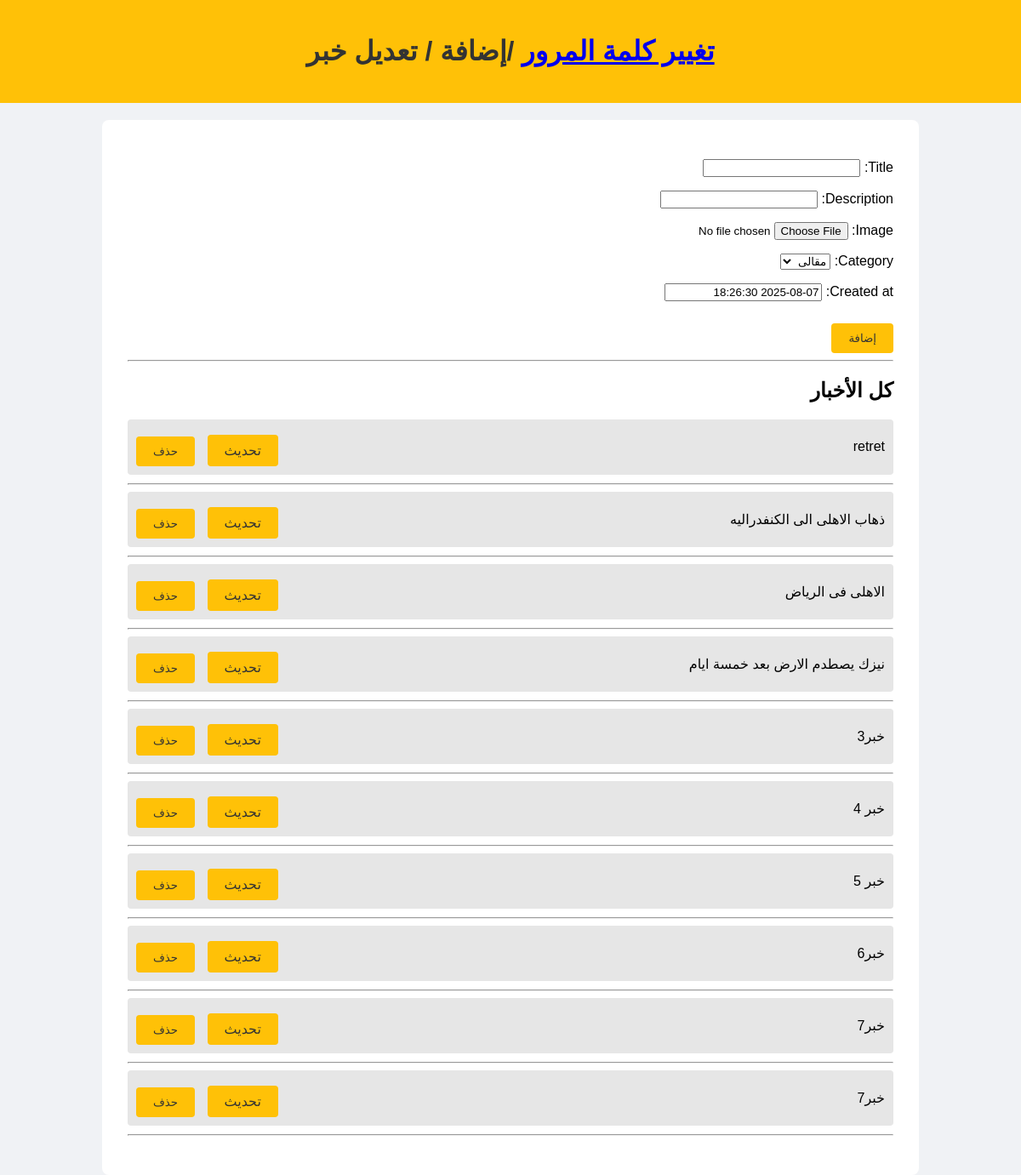
Screenshot of /crud/ (signed in) with the database file from the repository.
### cn/models.py (models this page shows, shortened)
class News(models.Model):
    class C(models.TextChoices):
        SPORTS = 'رياضى', 'رياضى'
        ARTICLE = 'مقالى', 'مقالى'
        other='اخر','اخر'
    title = models.CharField(max_length=2000, blank=True, null=True)
    description = RichTextField(blank=True, null=True)
    image = models.ImageField(upload_to='uploads/news/', blank=True, null=True)
    category = models.CharField(
        max_length=10,
        choices=C.choices,
        default=C.ARTICLE
    )
    created_at = models.DateTimeField(default=timezone.now)  # التاريخ والوقت الحالي تلقائيًا

### cn/views.py (the view)
# urls.py: path('crud/', views.crud, name='crud'),
@login_required(login_url='login')
def crud(request, pk=None):
    if pk:
        instance = get_object_or_404(News, pk=pk)
    else:
        instance = None
    if request.method == 'POST':
        if 'delete_id' in request.POST:
            news = get_object_or_404(News, pk=request.POST['delete_id'])
            news.delete()
            return redirect('crud')
        form = NewsForm(request.POST, request.FILES, instance=instance)
        if form.is_valid():
            form.save()
            return redirect('crud')
    else:
        form = NewsForm(instance=instance)
    all_news = News.objects.all()
    return render(request, 'crud.html', {'form': form, 'all_news': all_news})

### cn/forms.py
class NewsForm(forms.ModelForm):
    description = forms.CharField(widget=CKEditorWidget())
    class Meta:
        model = News
        fields = '__all__'

### templates/crud.html (shortened to what this page needs)
{% load static %}
<!DOCTYPE html>
<html lang="ar" dir="rtl">
<head>
</head>
<body>
    <div class="header">
        <h1><a href="{% url 'change_password' %}">تغيير كلمة المرور</a>
/إضافة / تعديل خبر</h1>
    </div>
    <div class="container">
        <form method="post" enctype="multipart/form-data">
            {{ form.as_p }}
            <button type="submit">
                {% if form.instance.pk %} تحديث {% else %} إضافة {% endif %}
            </button>
        </form>
        <hr>
        <h2>كل الأخبار</h2>
        <ul>
            {% for news in all_news %}
                <li>
                    {{ news.title }}
 <div class="all">
                    <div class="actions">
                        <a href="{% url 'crud_with_id' news.id %}">تحديث</a>
                    </div>
                    <div class="actions">
                        <form method="post" style="display:inline;">
                            <button type="submit">حذف</button>
                        </form>
                    </div></div>
                </li>
                <hr>
            {% endfor %}
        </ul>
    </div>
</body>
</html>

### templates/crud.html (style rules this page uses)
body { font-family: Arial, sans-serif; background-color: #f0f2f5; margin: 0; padding: 0; display: flex; flex-direction: column; align-items: center; }
.header { background-color: #ffc107; color: #333; padding: 20px 0; width: 100%; text-align: center; margin-bottom: 20px; }
.container { background-color: #fff; padding: 30px; border-radius: 8px; width: 90%; max-width: 900px; direction: rtl; text-align: right; }
button { background-color: #ffc107; color: #333; padding: 10px 20px; border: none; border-radius: 4px; margin-top: 10px; cursor: pointer; }
ul { list-style: none; padding: 0; }
li { padding: 10px; margin-bottom: 10px; background: #e6e6e6; border-radius: 4px; }
.actions { display: inline-block; margin-right: 10px; }
.actions a { background-color: #ffc107; color: #333; padding: 10px 20px; border: none; border-radius: 4px; margin-top: 10px; cursor: pointer; text-decoration: none; }
li { display: flex; justify-content: space-between; align-items: center; }

### rows the page displays
News: title "retret"
News: title "ذهاب الاهلى الى الكنفدراليه"
News: title "الاهلى فى الرياض"
News: title "نيزك يصطدم الارض بعد خمسة ايام"
News: title "خبر3"
News: title "خبر 4"
News: title "خبر 5"
News: title "خبر6"
News: title "خبر7"
News: title "خبر7"
